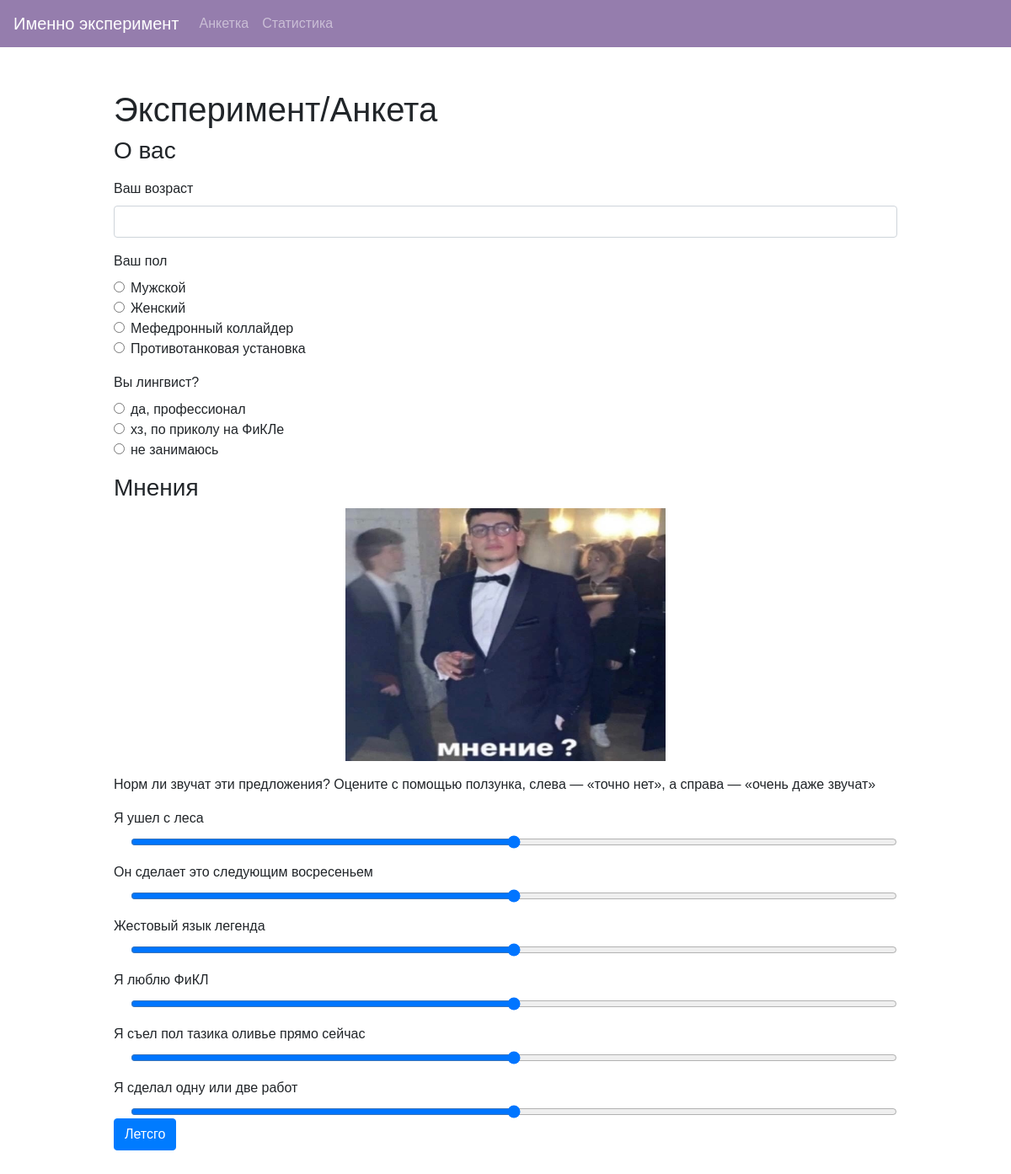
/anketa, run on the app's committed database.
### h52.py (models this page shows)
class Questions(db.Model):
    __tablename__ = "questions"
    question_id = db.Column('question_id', db.Integer, primary_key=True)
    question_text = db.Column('question_text', db.Text, unique=True)

### h52.py (the view)
@app.route('/anketa')
def anketa():
    questions = Questions.query.all()
    return render_template(
        'anketa-2.html',
        questions=questions
    )

### templates/anketa-2.html (shortened to what this page needs)
{% extends 'base.html' %}
{% block text_main_1 %}
        <form class="container" action="/process" method="GET">
            <h1>Эксперимент/Анкета</h1>
            <h3>О вас</h3>
            <div class="form-group">
              <label for="age">Ваш возраст</label>
              <input class="form-control" type="number" name="age" id="age" required>
            </div>
            <div class="form-group">
              <label>Ваш пол</label>
              <div class="form-check">
                <input class="form-check-input" type="radio" name="gender" id="male" value="male" required>
                <label class="form-check-label" for="male">
                  Мужской
                </label>
              </div>
              <div class="form-check">
                <input class="form-check-input" type="radio" name="gender" id="female" value="female" required>
                <label class="form-check-label" for="female">
                  Женский
                </label>
              </div>
              <div class="form-check">
                <input class="form-check-input" type="radio" name="gender" id="female" value="female" required>
                <label class="form-check-label" for="female">
                  Мефедронный коллайдер
                </label>
              </div>
            <div class="form-check">
                <input class="form-check-input" type="radio" name="gender" id="female" value="female" required>
                <label class="form-check-label" for="female">
                  Противотанковая установка
                </label>
            </div>
            </div>
        {% for question in questions %}
            <div class="form-group">
              <label>{{question.question_text}}</label>
              <div class="form-check">
                  {% if question.question_text.startswith('Вы') %}
                <input class="form-check-input" type="radio" name="q{{ question.question_id }}" id="high" value="high" required>
                <label class="form-check-label" for="high">
                  да, профессионал
                </label>
              </div>
              <div class="form-check">
                <input class="form-check-input" type="radio" name="q{{ question.question_id }}" id="low" value="low" required>
                <label class="form-check-label" for="low">
                  хз, по приколу на ФиКЛе
                </label>
              </div>
              <div class="form-check">
                <input class="form-check-input" type="radio" name="q{{ question.question_id }}" id="none" value="none" required>
                <label class="form-check-label" for="none">
                  не занимаюсь
                </label>
              </div>
            </div>
            <h3>Мнения</h3>
            <p class="fig"><img src="/static/5qvAR4GWr2M.jpeg" width="380" height="300" alt="Фотография"></p>
            <p>Норм ли звучат эти предложения? Оцените с помощью ползунка, слева — «точно нет», а справа — «очень даже звучат»</p>
              <div class="form-group">
                {% elif question.question_text.startswith('Я ушел') %}
                <input class="form-control-range" id="question" max="100" min="0" name="q{{ question.question_id }}" style="color: #191970"
                       type="range">
              </div>
              <div class="form-group">
                {% elif question.question_text.startswith('Он сделает') %}
                <input type="range" class="form-control-range" id="question" name="q{{ question.question_id }}" min="0" max="100" style="color: #191970">
              </div>
              <div class="form-group">
                {% elif question.question_text.startswith('Жестовый') %}
                <input type="range" class="form-control-range" id="question" name="q{{ question.question_id }}" min="0" max="100" style="color: #191970">
              </div>
              <div class="form-group">
                {% elif question.question_text.startswith('Я люблю') %}
                <input type="range" class="form-control-range" id="question" name="q{{ question.question_id }}" min="0" max="100" style="color: #191970">
              </div>
              <div class="form-group">
                {% elif question.question_text.startswith('Я съел') %}
                <input type="range" class="form-control-range" id="question" name="q{{ question.question_id }}" min="0" max="100" style="color: #191970">
              </div>
              <div class="form-group">
                {% elif question.question_text.startswith('Я сделал') %}
                <input type="range" class="form-control-range" id="question" name="q{{ question.question_id }}" min="0" max="100" style="color: #191970">
              </div>
                {% endif %}
        {% endfor %}
            <button type="submit" class="btn btn-primary">Летсго</button>
        </form>
{% endblock %}

### templates/base.html (style rules this page uses)
body { margin-bottom: 5rem; font-family: 'Gill Sans', sans-serif; }
h1 { margin-top: 2rem; }
.form-group { margin-bottom: 1rem; margin-top: 1rem }
.fig { text-align: center; }

### data on the page
Questions: question_text "Вы лингвист?"
Questions: question_text "Я ушел с леса"
Questions: question_text "Он сделает это следующим восресеньем"
Questions: question_text "Жестовый язык легенда"
Questions: question_text "Я люблю ФиКЛ"
Questions: question_text "Я съел пол тазика оливье прямо сейчас"
Questions: question_text "Я сделал одну или две работ"
